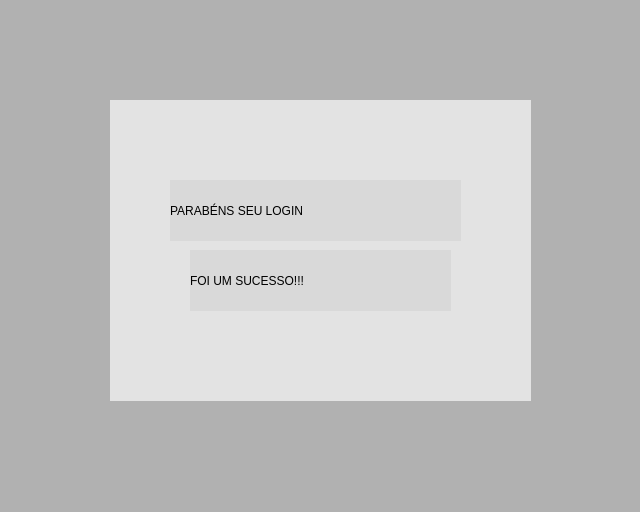
<?xml version="1.0" encoding="UTF-8"?>
<ui version="4.0">
 <class>MainWindow</class>
 <widget class="QMainWindow" name="MainWindow">
  <property name="geometry">
   <rect>
    <x>0</x>
    <y>0</y>
    <width>640</width>
    <height>512</height>
   </rect>
  </property>
  <property name="windowTitle">
   <string>MainWindow</string>
  </property>
  <property name="styleSheet">
   <string notr="true">background-color: rgb(0, 170, 0);
color: rgb(0, 0, 127);</string>
  </property>
  <widget class="QWidget" name="centralwidget">
   <property name="styleSheet">
    <string notr="true">background-color: rgb(177, 177, 177);</string>
   </property>
   <widget class="QLabel" name="fundo">
    <property name="geometry">
     <rect>
      <x>110</x>
      <y>100</y>
      <width>421</width>
      <height>301</height>
     </rect>
    </property>
    <property name="styleSheet">
     <string notr="true">background-color: rgb(227, 227, 227);</string>
    </property>
    <property name="text">
     <string/>
    </property>
   </widget>
   <widget class="QLabel" name="login">
    <property name="geometry">
     <rect>
      <x>170</x>
      <y>180</y>
      <width>291</width>
      <height>61</height>
     </rect>
    </property>
    <property name="styleSheet">
     <string notr="true">color: rgb(0, 0, 0);
background-color: rgb(217, 217, 217);
font: 22pt &quot;MS Shell Dlg 2&quot;;</string>
    </property>
    <property name="text">
     <string>PARABÉNS SEU LOGIN</string>
    </property>
   </widget>
   <widget class="QLabel" name="login_2">
    <property name="geometry">
     <rect>
      <x>190</x>
      <y>250</y>
      <width>261</width>
      <height>61</height>
     </rect>
    </property>
    <property name="styleSheet">
     <string notr="true">color: rgb(0, 0, 0);
background-color: rgb(217, 217, 217);
font: 22pt &quot;MS Shell Dlg 2&quot;;</string>
    </property>
    <property name="text">
     <string>FOI UM SUCESSO!!!</string>
    </property>
   </widget>
  </widget>
 </widget>
 <resources/>
 <connections/>
</ui>
